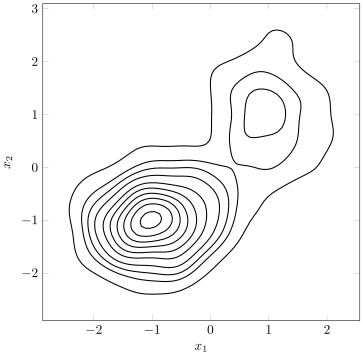

Here is the Julia script that generated this plot:
# call line below once to install
# using Pkg; pkg"add PGFPlotsX"; pkg"add KernelDensity"; pkg"add Distributions"

using PGFPlotsX, KernelDensity, HighestDensityRegions, Distributions, Contour, LinearAlgebra

d = MixtureModel([MultivariateNormal([-1, -1], Diagonal([0.5, 0.5])),
                  MultivariateNormal([1, 1], Diagonal([0.7, 1.5]))], [0.6, 0.4])
x = rand(d, 2000)
x1, x2 = x[1, :], x[2, :]
k = kde((x1, x2))
ik = InterpKDE(k)
ps = pdf.(Ref(ik), x1, x2)
qs = 0.05:0.1:0.95
thresholds = hdr_thresholds(qs, ps)

xgrid = range(minimum(x); stop = maximum(x), length = 100)
pgrid = pdf.(Ref(ik), xgrid, xgrid')

p = @pgf Axis({ xlabel = raw"$x_1$", ylabel = raw"$x_2$", width = "10cm", height = "10cm" },
              Plot({ thick }, Table(contours(xgrid, xgrid, pgrid, thresholds))))
pgfsave("2d-density.svg", p)
